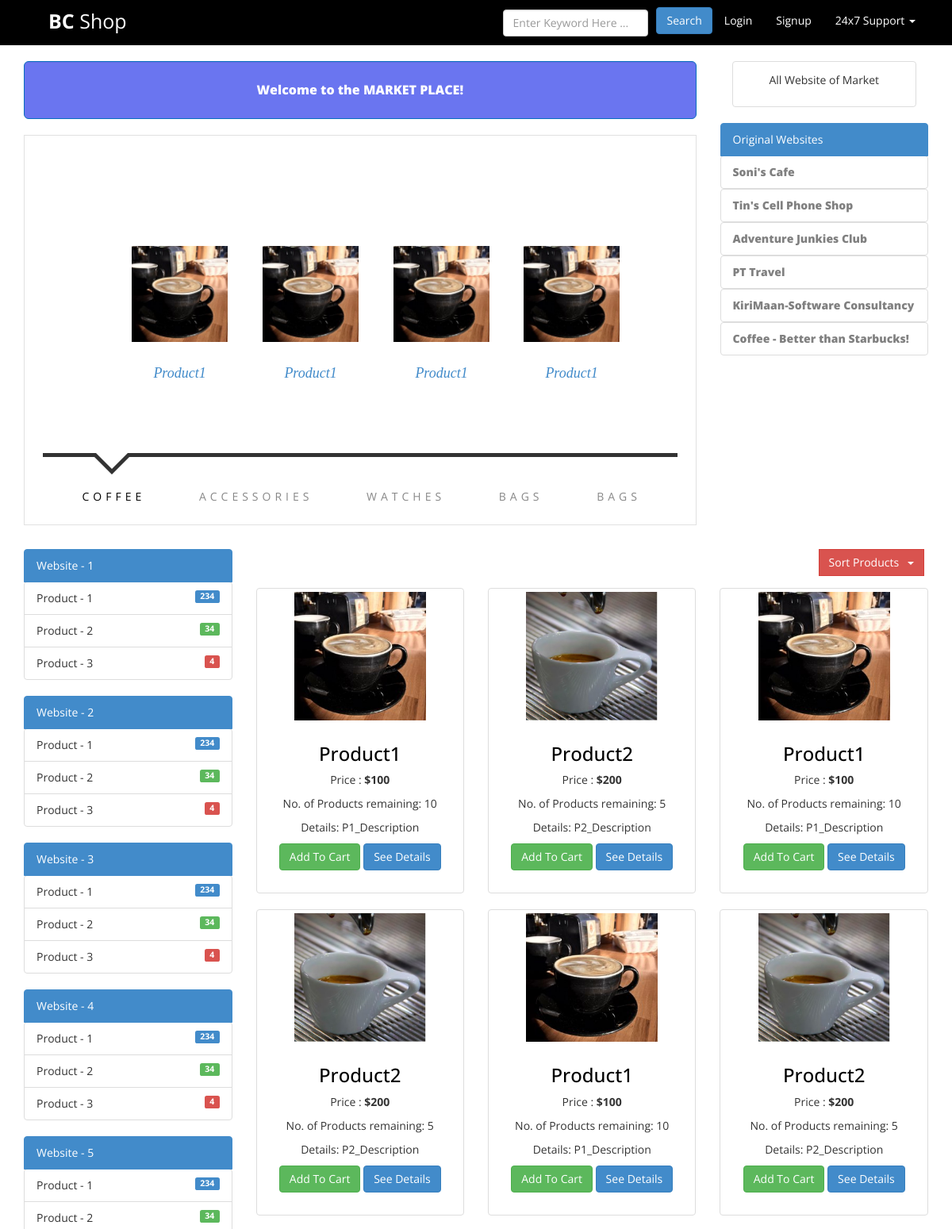
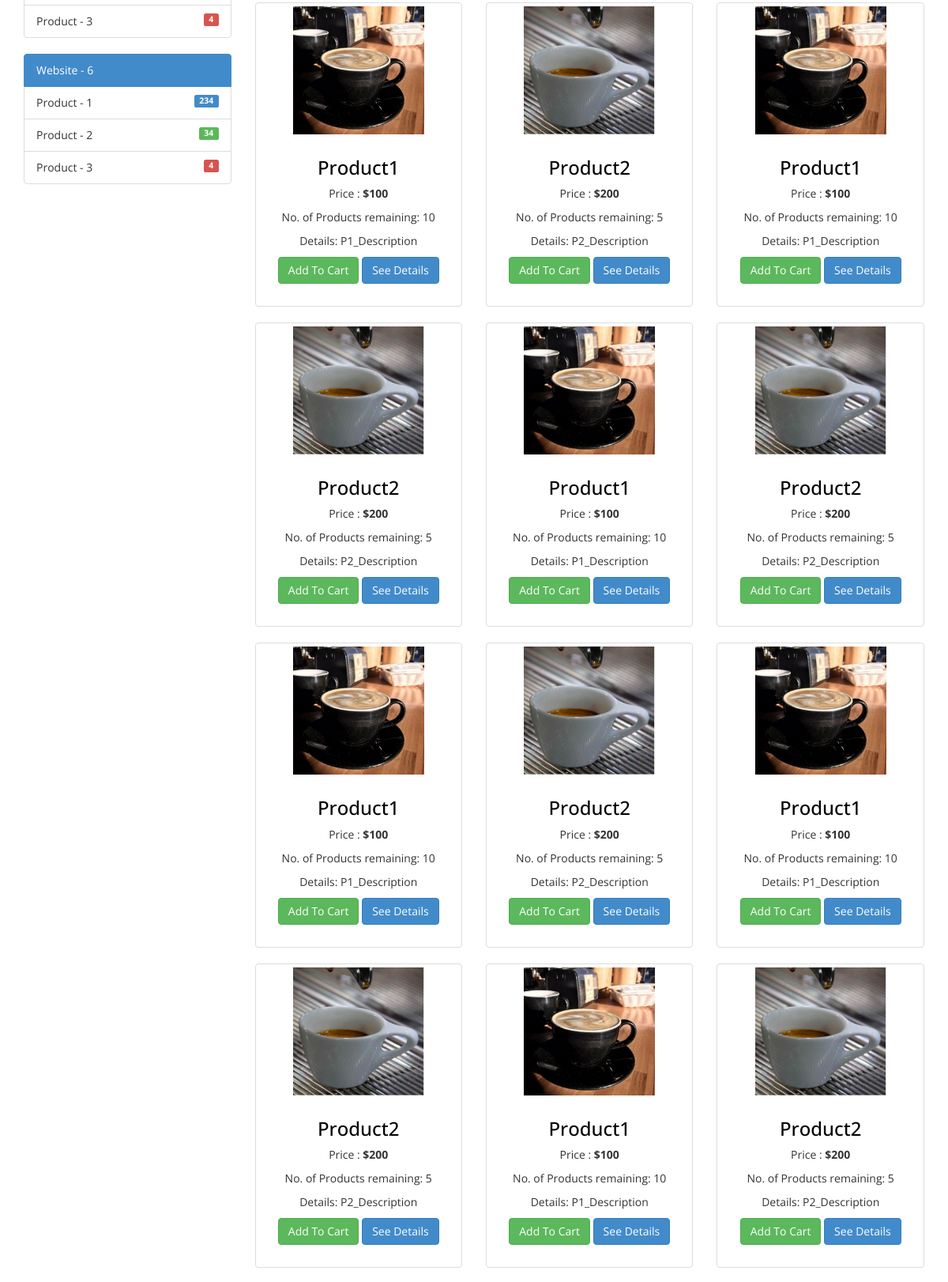
The page /Market/Index.php (upper part) on the database its author committed (2 pictures, top to bottom).
### tables this page shows
CREATE TABLE `products` (
  `pid` int(11) NOT NULL,
  `sid` int(11) NOT NULL,
  `pname` varchar(50) NOT NULL,
  `pdesc` varchar(50) NOT NULL,
  `pimg` varchar(50) NOT NULL,
  `pprice` decimal(10,0) NOT NULL,
  `pavail` int(11) NOT NULL
);

### Market/Index.php (the view, shortened to what this page needs)
<!DOCTYPE html>
<html lang="en">
<head>
    <link href="assets/css/bootstrap.css" rel="stylesheet">
    <link href="assets/css/font-awesome.min.css" rel="stylesheet" />
    <link href="assets/ItemSlider/css/main-style.css" rel="stylesheet" />
    <link href="assets/css/style.css" rel="stylesheet" />
</head>
<body>
<?php include 'connection.php'; ?>
    <nav class="navbar navbar-default" role="navigation">
        <div class="container-fluid">
            <div class="navbar-header">
                <a class="navbar-brand" href="#"><strong>BC</strong> Shop</a>
            </div>
            <div class="collapse navbar-collapse" id="bs-example-navbar-collapse-1">
                <ul class="nav navbar-nav navbar-right">
                    <li><a href="#">Login</a></li>
                    <li><a href="#">Signup</a></li>
                    <li class="dropdown">
                        <a href="#" class="dropdown-toggle" data-toggle="dropdown">24x7 Support <b class="caret"></b></a>
                    </li>
                </ul>
                <form class="navbar-form navbar-right" role="search">
                    <div class="form-group">
                        <input type="text" placeholder="Enter Keyword Here ..." class="form-control">
                    </div>
                    <button type="submit" class="btn btn-primary">Search</button>
                </form>
            </div>
        </div>
    </nav>
    <div class="container">
        <div class="row">
            <div class="col-md-9">
                <div class="well well-lg offer-box text-center">
                    Welcome to the MARKET PLACE!
                </div>
                <div class="main box-border">
                    <div id="mi-slider" class="mi-slider">
                        <?php
$sid = 1;
while($sid < 7){
$var = 0;
$sql = "SELECT * FROM products WHERE sid = $sid";
$result = $conn->query($sql);
?>
<ul>
<?php
if ($result->num_rows > 0) {
    while($row = $result->fetch_assoc()) {
		?>
            <li><a href="#">
            <img src="assets/img/<?php echo $row["pimg"] ?>" alt="img05"><h4><?php echo $row["pname"] ?></h4>
            </a></li>
			<?php
			$var++;
			if($var>3 )
			{
				break;
			}
			?>
		<?php
    }
	$sid++;
} else {
	$sid++;
}
?>
</ul>
<?php } ?>
                        <nav>
                            <a href="#">Coffee</a>
                            <a href="#">Accessories</a>
                            <a href="#">Watches</a>
                            <a href="#">Bags</a>
                            <a href="#">Bags</a>
                        </nav>
                    </div>
                </div>
                <br />
            </div>
            <div class="col-md-3 text-center">
                <div class=" col-md-12 col-sm-6 col-xs-6">
                    <div class="thumbnail product-box">
                        <div class="caption">
                          <p> All Website of Market</p>
                        </div>
                    </div>
                </div>
            </div>
            <div class="col-md-3">
                    <a href="#" class="list-group-item active">Original Websites
                    </a>
                    <ul class="list-group">
                        <a href = "//www.sannisthsoni.com/lab272/home.php"> <li class="list-group-item">Soni's Cafe</li></a>
                        <a href = "//Tintinvu.com"> <li class="list-group-item">Tin's Cell Phone Shop</li></a>
                        <a href = "//projectmilind.com"> <li class="list-group-item">Adventure Junkies Club</li></a>
                        <a href = "//Phatsweb.com"> <li class="list-group-item">PT Travel</li></a>
                        <a href = "//mandipsinh.000webhostapp.com"> <li class="list-group-item">KiriMaan-Software Consultancy</li></a>
                        <a href = "//ujjvalsoni.com"> <li class="list-group-item">Coffee - Better than Starbucks!</li></a>
                    </ul>
                </div>
        </div>
        <div class="row">
            <div class="col-md-3">
                <div>
                    <a href="#" class="list-group-item active">Website - 1
                    </a>
                    <ul class="list-group">
                        <li class="list-group-item">Product - 1
      					<span class="label label-primary pull-right">234</span>
                        </li>
                        <li class="list-group-item">Product - 2
                      <span class="label label-success pull-right">34</span>
                        </li>
                        <li class="list-group-item">Product - 3
                         <span class="label label-danger pull-right">4</span>
                        </li>
                    </ul>
                </div>
                <div>
                    <a href="#" class="list-group-item active">Website - 2
                    </a>
                    <ul class="list-group">
                        <li class="list-group-item">Product - 1
      					<span class="label label-primary pull-right">234</span>
                        </li>
                        <li class="list-group-item">Product - 2
                      <span class="label label-success pull-right">34</span>
                        </li>
                        <li class="list-group-item">Product - 3
                         <span class="label label-danger pull-right">4</span>
                        </li>
                    </ul>
                </div>
                <div>
                    <a href="#" class="list-group-item active">Website - 3
                    </a>
                    <ul class="list-group">
                        <li class="list-group-item">Product - 1
      					<span class="label label-primary pull-right">234</span>
                        </li>
                        <li class="list-group-item">Product - 2
                      <span class="label label-success pull-right">34</span>
                        </li>
                        <li class="list-group-item">Product - 3
                         <span class="label label-danger pull-right">4</span>
                        </li>
                    </ul>
                </div>
                <div>
                    <a href="#" class="list-group-item active">Website - 4
                    </a>
                    <ul class="list-group">
                        <li class="list-group-item">Product - 1
      					<span class="label label-primary pull-right">234</span>
                        </li>
                        <li class="list-group-item">Product - 2
                      <span class="label label-success pull-right">34</span>
                        </li>
                        <li class="list-group-item">Product - 3
                         <span class="label label-danger pull-right">4</span>
                        </li>
                    </ul>
                </div>
                <div>
                    <a href="#" class="list-group-item active">Website - 5
                    </a>
                    <ul class="list-group">
                        <li class="list-group-item">Product - 1
      					<span class="label label-primary pull-right">234</span>
                        </li>
                        <li class="list-group-item">Product - 2
                      <span class="label label-success pull-right">34</span>
                        </li>
                        <li class="list-group-item">Product - 3
                         <span class="label label-danger pull-right">4</span>
                        </li>
                    </ul>
                </div>
                <div>
                    <a href="#" class="list-group-item active">Website - 6
                    </a>
                    <ul class="list-group">
                        <li class="list-group-item">Product - 1
      					<span class="label label-primary pull-right">234</span>
                        </li>
                        <li class="list-group-item">Product - 2
                      <span class="label label-success pull-right">34</span>
                        </li>
                        <li class="list-group-item">Product - 3
                         <span class="label label-danger pull-right">4</span>
                        </li>
                    </ul>
                </div>
            </div>
            <div class="col-md-9">
                <div class="row">
                    <div class="btn-group alg-right-pad">
                        <div class="btn-group">
                            <button type="button" class="btn btn-danger dropdown-toggle" data-toggle="dropdown">
                                Sort Products &nbsp;
      <span class="caret"></span>
                            </button>
                        </div>
                    </div>
                </div>
                <div class="row">
                    <?php
					$sql = "SELECT * FROM products";
					$result = $conn->query($sql);
					if ($result->num_rows > 0) {
						while($row = $result->fetch_assoc()) {
							?>
									<div class="col-md-4 text-center col-sm-6 col-xs-6">
											<div class="thumbnail product-box">
												<img src="assets/img/<?php echo $row["pimg"] ?>" alt="" style="width:166px;height:162px;"/>
												<div class="caption">
													<h3><a href="#"><?php echo $row["pname"] ?></a></h3>
													<p>Price : <strong>$<?php echo $row["pprice"] ?></strong>  </p>
													<p>No. of Products remaining: <?php echo $row["pavail"] ?>  </p>
													<p>Details: <?php echo $row["pdesc"] ?>  </p>
													<p><a href="#" class="btn btn-success" role="button">Add To Cart</a> <a href="<?php echo "product.php?name=" .$row["pid"] ?>" class="btn btn-primary" role="button">See Details</a></p>
												</div>
											</div>
									</div>
									<?php
						}
					} else {
						echo "0 results";
					}
					?>
                </div>
            </div>
        </div>
    </div>
</body>
</html>

### Market/assets/ItemSlider/css/main-style.css (style rules this page uses)
.mi-slider { position: relative; margin-top: 30px; height: 490px; }
.mi-slider ul { list-style-type: none; position: absolute; width: 100%; left: 0; bottom: 140px; overflow: hidden; text-align: center; pointer-events: none; }
.mi-slider ul.mi-current { pointer-events: auto; }
.mi-slider ul li { display: inline-block; padding: 20px; width: 20%; max-width: 300px; -webkit-transform: translateX(600%); transform: translateX(600%); -webkit-transition: opacity 0.2s linear; transition: opacity 0.2s linear; }
.mi-slider ul li a, .mi-slider ul li img { display: block; margin: 0 auto; }
.mi-slider ul li a { outline: none; cursor: pointer; }
.mi-slider ul li img { max-width: 100%; border: none; }
.mi-slider ul li h4 { display: inline-block; font-family: Baskerville, "Baskerville Old Face", "Hoefler Text", Garamond, "Times New Roman", serif; font-style: italic; font-weight: 400; font-size: 18px; padding: 20px 10px 0; }
.mi-slider nav { position: relative; top: 400px; text-align: center; max-width: 800px; margin: 0 auto; border-top: 5px solid #333; }
.mi-slider nav a { display: inline-block; text-transform: uppercase; letter-spacing: 5px; padding: 40px 30px 30px 34px; position: relative; color: #888; outline: none; -webkit-transition: color 0.2s linear; transition: color 0.2s linear; }
.mi-slider nav a:hover, .mi-slider nav a.mi-selected { color: #000; }
.mi-slider nav a.mi-selected:after, .mi-slider nav a.mi-selected:before { content: ''; position: absolute; top: -5px; border: solid transparent; height: 0; width: 0; position: absolute; pointer-events: none; }
.mi-slider nav a.mi-selected:after { border-color: transparent; border-top-color: #fff; border-width: 20px; left: 50%; margin-left: -20px; }
.mi-slider nav a.mi-selected:before { border-color: transparent; border-top-color: #333; border-width: 27px; left: 50%; margin-left: -27px; }
.mi-slider ul:first-child li, .no-js .mi-slider ul li { -webkit-animation: scaleUp 350ms ease-in-out both; animation: scaleUp 350ms ease-in-out both; }
.mi-slider ul:first-child li:first-child { -webkit-animation-delay: 90ms; animation-delay: 90ms; }
.mi-slider ul:first-child li:nth-child(2) { -webkit-animation-delay: 180ms; animation-delay: 180ms; }
.mi-slider ul:first-child li:nth-child(3) { -webkit-animation-delay: 270ms; animation-delay: 270ms; }
.mi-slider ul:first-child li:nth-child(4) { -webkit-animation-delay: 360ms; animation-delay: 360ms; }
.mi-slider { -webkit-touch-callout: none; -webkit-user-select: none; -khtml-user-select: none; -moz-user-select: none; -ms-user-select: none; user-select: none; }

### Market/assets/css/style.css (style rules this page uses)
.text-center { text-align:center; }
h1, h2, h3, h4, h5, h6 { font-family:'Open Sans', sans-serif; }
.alg-right-pad { float:right; padding-right:20px; }
.navbar-brand { font-size: 25px; padding: 15px 80px 15px 60px; }
.navbar-default .navbar-brand { color: #000000; }
.navbar-default { background-color: #000000; border-color: #000000; }
.navbar { border-radius: 0px; }
.navbar-default .navbar-nav > li > a { color: #FFF; }
.navbar-default .navbar-brand { color: #FFFFFF; }
.row { margin-bottom:10px; }
.btn { margin-bottom:5px; }
.box-border { border:1px solid #e1e1e1; }
.product-box h3>a,.product-box h3>a:hover,.product-box h3>a:focus { color:#000; text-decoration:none; }
.offer-box { background-color: #6A75F0; border: 1px solid #096FC0; color: #fff; font-weight: 900; font-size:16px; }
.list-group a { font-size:14px; font-weight:900; color:#808080; }
.mi-slider { margin-top: 0px; }

### rows shown on the page
products: pimg (picture), pname "Product1", pprice "100", pavail "10", pdesc "P1_Description"
products: pimg (picture), pname "Product1", pprice "100", pavail "10", pdesc "P1_Description"
products: pimg (picture), pname "Product1", pprice "100", pavail "10", pdesc "P1_Description"
products: pimg (picture), pname "Product1", pprice "100", pavail "10", pdesc "P1_Description"
products: pimg (picture), pname "Product2", pprice "200", pavail "5", pdesc "P2_Description"
products: pimg (picture), pname "Product2", pprice "200", pavail "5", pdesc "P2_Description"
products: pimg (picture), pname "Product2", pprice "200", pavail "5", pdesc "P2_Description"
products: pimg (picture), pname "Product2", pprice "200", pavail "5", pdesc "P2_Description"
products: pimg (picture), pname "Product1", pprice "100", pavail "10", pdesc "P1_Description"
products: pimg (picture), pname "Product2", pprice "200", pavail "5", pdesc "P2_Description"
products: pimg (picture), pname "Product1", pprice "100", pavail "10", pdesc "P1_Description"
products: pimg (picture), pname "Product2", pprice "200", pavail "5", pdesc "P2_Description"
products: pimg (picture), pname "Product1", pprice "100", pavail "10", pdesc "P1_Description"
products: pimg (picture), pname "Product2", pprice "200", pavail "5", pdesc "P2_Description"
products: pimg (picture), pname "Product1", pprice "100", pavail "10", pdesc "P1_Description"
products: pimg (picture), pname "Product2", pprice "200", pavail "5", pdesc "P2_Description"
products: pimg (picture), pname "Product1", pprice "100", pavail "10", pdesc "P1_Description"
products: pimg (picture), pname "Product2", pprice "200", pavail "5", pdesc "P2_Description"
